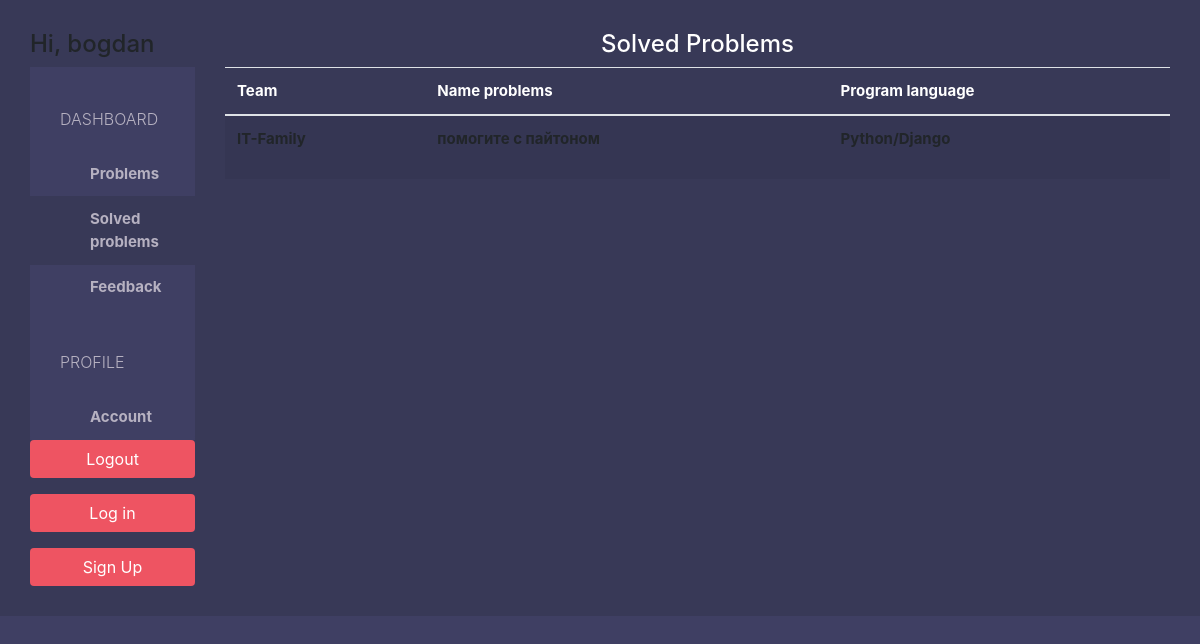
The page /helper/problems/solved/ (signed in) on the database its author committed.
### helpapp/models.py (models this page shows, shortened)
class SolvedProblems(models.Model):
    team = models.ForeignKey(Team, on_delete=models.CASCADE)
    name_problem = models.CharField(max_length=50)
    program_language = models.CharField(max_length=50, blank=True)

class Team(models.Model):
    user = models.OneToOneField(User, on_delete=models.CASCADE)
    address = models.CharField(max_length=500, default='Enter the floor, office and location of your team')
    logo = models.ImageField(upload_to='images/team/')
    def __str__(self):
        return str(self.user)

### helpapp/views.py (the view)
# urls.py: path('helper/problems/solved/', helper_solved, name='solved'),
@login_required(login_url='/helper/log_in/')
def helper_solved(request):
    solved = SolvedProblems.objects.all()
    context = {'solved': solved}
    return render(request, 'helpapp/solved.html', context)

### templates/helpapp/solved.html (shortened to what this page needs)
{% extends 'helpapp/home.html' %}
{% block page %}
    <div class="panel">
        <div class="panel-heading bg-blue">
            <h4 class="panel-title text-center text-white">
                Solved Problems
            </h4>
        </div>
        <div class="panel-body">
            <table class="table table-border table-hover table-striped">
                <thead>
                <tr class="bg-grey text-white">
                    <th>Team</th>
                    <th>Name problems</th>
                    <th>Program language</th>
                </tr>
                </thead>
                <tbody>
                <form method="POST">
                    {% for solvd in solved %}
                        <tr>
                            <td scope="row"><p>{{ solvd.team }}</p></td>
                            <td scope="row">{{ solvd.name_problem }}</td>
                            <td>{{ solvd.program_language }}</td>
                        </tr>
                    {% endfor %}
                </form>
                </tbody>
            </table>
        </div>
    </div>
{% endblock %}

### templates/helpapp/home.html (shortened to what this page needs)
{% extends 'base.html' %}
{% block sidebar %}
    {% url 'problems' as helper_problems_url %}
    {% url 'account' as helper_account_url %}
    {% url 'feedback' as helper_feedback_url %}
    {% url 'solved' as helper_solved_url %}
    <h4>Hi, {{ request.user }}</h4>
    <div class="list-group">
        <span class="text-uppercase">Dashboard</span>
        <a href="{% url 'problems' %}"
           class="list-group-item {% if request.path == helper_problems_url %}active{% endif %}">Problems</a>
        <a href="{% url 'solved' %}"
           class="list-group-item {% if request.path == helper_solved_url %}active{% endif %}">Solved problems</a>
        <a href="{% url 'feedback' %}"
           class="list-group-item {% if request.path == helper_feedback_url %}active{% endif %}">Feedback</a>
        <span class="text-uppercase">Profile</span>
        <a href="{% url 'account' %}"
           class="list-group-item {% if request.path == helper_account_url %}active{% endif %}">Account</a>
    </div>
    <div class="text-center">
        <a href="{% url 'log-out' %}?next={{ request.path }}" class="btn btn-pink mb-3">Logout</a>
        <a href="{% url 'log-in' %}?next={{ request.path }}" class="btn btn-pink mb-3">Log in</a>
        <a href="{% url 'sign-up' %}?next={{ request.path }}" class="btn btn-pink">Sign Up</a>
    </div>
{% endblock %}

### static/style.css (style rules this page uses)
body { padding-top: 50px; background-color: #edf2f5; overflow: auto; }
.btn-pink { color: white; background-color: #EE5462; }
.sidebar .list-group { padding: 0; background-color: #3f3f63; }
.sidebar .list-group > span { color: #b6b1c1; display: block; margin-top: 20px; padding: 20px 30px; font-size: 16px; font-weight: 300; }
.sidebar .list-group .list-group-item, .sidebar .list-group .list-group-item:focus { background-color: #3f3f63; color: #b6b1c1; border: 0; padding-left: 60px; padding-right: 30px; }
.sidebar .list-group .list-group-item.active, .sidebar .list-group .list-group-item:hover { background-color: #383957; counter: #e0deeB; }
.sidebar > div:last-child .btn { width: 100%; }

### rows shown on the page
SolvedProblems: team "IT-Family", name_problem "помогите с пайтоном", program_language "Python/Django"

### other values the page prints
{{ request.user }} "bogdan"
